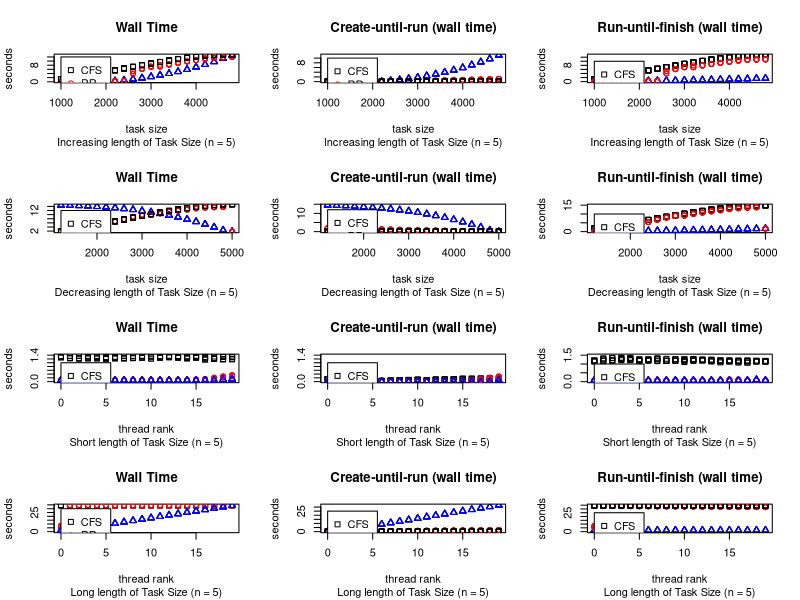

This chart was generated by the following R code:
# Data Eval for OS Assignment 2

library(dplyr)

# Load per-thread data
setwd("~/git/os_assignment_2/data_eval/")
per_thread <- read.table('data.txt', sep=" ", stringsAsFactors = FALSE )
header<-c("scheduler", "load_type", "sort_size", "thread_rank", "cpu_time", "wall_time", "wall_create_to_run", "run_to_finish")
colnames(per_thread)<-header
attach(per_thread)

par(mfcol=c(4,3))

## Plotting
## Wall Time
other_inc <- filter(per_thread, scheduler == "sched_other", load_type == "incr")
rr_inc <- filter(per_thread, scheduler == "sched_rr", load_type == "incr")
fifo_inc <- filter(per_thread, scheduler == "sched_fifo", load_type == "incr")
plot(fifo_inc[,3], fifo_inc[,6], col="blue", main="Wall Time", sub="Increasing length of Task Size (n = 5)",xlab="task size", ylab="seconds", pch=2)
points(rr_inc[,3], rr_inc[,6], col="red", pch=1)
points(other_inc[,3], other_inc[,6], col="black", pch=0)
legend(1000,12,c("CFS", "RR", "FIFO"), col=c("black", "red", "blue"), pch=c(0,1,2))

other_inc <- filter(per_thread, scheduler == "sched_other", load_type == "decr")
rr_inc <- filter(per_thread, scheduler == "sched_rr", load_type == "decr")
fifo_inc <- filter(per_thread, scheduler == "sched_fifo", load_type == "decr")
plot(fifo_inc[,3], fifo_inc[,6], col="blue", main="Wall Time", sub="Decreasing length of Task Size (n = 5)",xlab="task size", ylab="seconds", pch=2)
points(rr_inc[,3], rr_inc[,6], col="red", pch=1)
points(other_inc[,3], other_inc[,6], col="black", pch=0)
legend(1200,12,c("CFS", "RR", "FIFO"), col=c("black", "red", "blue"), pch=c(0,1,2))

other_inc <- filter(per_thread, scheduler == "sched_other", load_type == "low")
rr_inc <- filter(per_thread, scheduler == "sched_rr", load_type == "low")
fifo_inc <- filter(per_thread, scheduler == "sched_fifo", load_type == "low")
plot(other_inc[,4], other_inc[,6], col="black", ylim = c(0,1.4), main="Wall Time", sub="Short length of Task Size (n = 5)",xlab="thread rank", ylab="seconds", pch=0)
points(rr_inc[,4], rr_inc[,6], col="red", pch=1)
points(fifo_inc[,4], fifo_inc[,6], col="blue", pch=2)
legend(0,1,c("CFS", "RR", "FIFO"), col=c("black", "red", "blue"), pch=c(0,1,2))

other_inc <- filter(per_thread, scheduler == "sched_other", load_type == "high")
rr_inc <- filter(per_thread, scheduler == "sched_rr", load_type == "high")
fifo_inc <- filter(per_thread, scheduler == "sched_fifo", load_type == "high")
plot(other_inc[,4], other_inc[,6], col="black", pch=0, ylim=c(0,34.60), main="Wall Time", sub="Long length of Task Size (n = 5)",xlab="thread rank", ylab="seconds")
points(rr_inc[,4], rr_inc[,6], col="red", pch=1)
points(fifo_inc[,4], fifo_inc[,6], col="blue", pch=2)
legend(0,30,c("CFS", "RR", "FIFO"), col=c("black", "red", "blue"), pch=c(0,1,2))




## Plotting
## wall create to run
other_inc <- filter(per_thread, scheduler == "sched_other", load_type == "incr")
rr_inc <- filter(per_thread, scheduler == "sched_rr", load_type == "incr")
fifo_inc <- filter(per_thread, scheduler == "sched_fifo", load_type == "incr")
plot(fifo_inc[,3], fifo_inc[,7], col="blue", pch=2, main="Create-until-run (wall time)", sub="Increasing length of Task Size (n = 5)",xlab="task size", ylab="seconds")
points(rr_inc[,3], rr_inc[,7], col="red", pch=1)
points(other_inc[,3], other_inc[,7], col="black", pch=0)
legend(1000,10,c("CFS", "RR", "FIFO"), col=c("black", "red", "blue"), pch=c(0,1,2))

other_inc <- filter(per_thread, scheduler == "sched_other", load_type == "decr")
rr_inc <- filter(per_thread, scheduler == "sched_rr", load_type == "decr")
fifo_inc <- filter(per_thread, scheduler == "sched_fifo", load_type == "decr")
plot(fifo_inc[,3], fifo_inc[,7], col="blue", pch=2, main="Create-until-run (wall time)", sub="Decreasing length of Task Size (n = 5)",xlab="task size", ylab="seconds")
points(rr_inc[,3], rr_inc[,7], col="red", pch=1)
points(other_inc[,3], other_inc[,7], col="black",pch=0)
legend(1200,12,c("CFS", "RR", "FIFO"), col=c("black", "red", "blue"), pch=c(0,1,2))

other_inc <- filter(per_thread, scheduler == "sched_other", load_type == "low")
rr_inc <- filter(per_thread, scheduler == "sched_rr", load_type == "low")
fifo_inc <- filter(per_thread, scheduler == "sched_fifo", load_type == "low")
plot(other_inc[,4], other_inc[,7], col="black", pch=0, ylim = c(0,1.4), main="Create-until-run (wall time)", sub="Short length of Task Size (n = 5)",xlab="thread rank", ylab="seconds")
points(rr_inc[,4], rr_inc[,7], col="red", pch=1)
points(fifo_inc[,4], fifo_inc[,7], col="blue", pch=2)
legend(0,1,c("CFS", "RR", "FIFO"), col=c("black", "red", "blue"), pch=c(0,1,2))

other_inc <- filter(per_thread, scheduler == "sched_other", load_type == "high")
rr_inc <- filter(per_thread, scheduler == "sched_rr", load_type == "high")
fifo_inc <- filter(per_thread, scheduler == "sched_fifo", load_type == "high")
plot(fifo_inc[,4], fifo_inc[,7], col="blue", pch=2, main="Create-until-run (wall time)", sub="Long length of Task Size (n = 5)",xlab="thread rank", ylab="seconds")
points(rr_inc[,4], rr_inc[,7], col="red", pch=1)
points(other_inc[,4], other_inc[,7], col="black", pch=0)
legend(0,25,c("CFS", "RR", "FIFO"), col=c("black", "red", "blue"), pch=c(0,1,2))





## Plotting
## wall run to finish
other_inc <- filter(per_thread, scheduler == "sched_other", load_type == "incr")
rr_inc <- filter(per_thread, scheduler == "sched_rr", load_type == "incr")
fifo_inc <- filter(per_thread, scheduler == "sched_fifo", load_type == "incr")
plot(other_inc[,3], other_inc[,8], col="black", pch=0, ylim=c(0,13),main="Run-until-finish (wall time)", sub="Increasing length of Task Size (n = 5)",xlab="task size", ylab="seconds")
points(fifo_inc[,3], fifo_inc[,8], col="blue", pch=2)
points(rr_inc[,3], rr_inc[,8], col="red", pch=1)
legend(1000,10,c("CFS", "RR", "FIFO"), col=c("black", "red", "blue"), pch=c(0,1,2))


other_inc <- filter(per_thread, scheduler == "sched_other", load_type == "decr")
rr_inc <- filter(per_thread, scheduler == "sched_rr", load_type == "decr")
fifo_inc <- filter(per_thread, scheduler == "sched_fifo", load_type == "decr")
plot(other_inc[,3], other_inc[,8], ylim=c(0,15), col="black", pch=0, main="Run-until-finish (wall time)", sub="Decreasing length of Task Size (n = 5)",xlab="task size", ylab="seconds")
points(fifo_inc[,3], fifo_inc[,8], col="blue", pch=2)
points(rr_inc[,3], rr_inc[,8], col="red", pch=1)
legend(1200,10,c("CFS", "RR", "FIFO"), col=c("black", "red", "blue"), pch=c(0,1,2))


other_inc <- filter(per_thread, scheduler == "sched_other", load_type == "low")
rr_inc <- filter(per_thread, scheduler == "sched_rr", load_type == "low")
fifo_inc <- filter(per_thread, scheduler == "sched_fifo", load_type == "low")
plot(other_inc[,4], other_inc[,8], col="black", pch=0, ylim = c(0,1.5), main="Run-until-finish (wall time)", sub="Short length of Task Size (n = 5)",xlab="thread rank", ylab="seconds")
points(rr_inc[,4], rr_inc[,8], col="red", pch=1)
points(fifo_inc[,4], fifo_inc[,8], col="blue", pch=2)
legend(0,1,c("CFS", "RR", "FIFO"), col=c("black", "red", "blue"), pch=c(0,1,2))

other_inc <- filter(per_thread, scheduler == "sched_other", load_type == "high")
rr_inc <- filter(per_thread, scheduler == "sched_rr", load_type == "high")
fifo_inc <- filter(per_thread, scheduler == "sched_fifo", load_type == "high")
plot(fifo_inc[,4], fifo_inc[,8], col="blue", pch=2, ylim=c(0,35), main="Run-until-finish (wall time)", sub="Long length of Task Size (n = 5)",xlab="thread rank", ylab="seconds")
points(rr_inc[,4], rr_inc[,8], col="red", pch=1)
points(other_inc[,4], other_inc[,8], col="black", pch=0)
legend(0,25,c("CFS", "RR", "FIFO"), col=c("black", "red", "blue"), pch=c(0,1,2))




#######

by_rank<-group_by(other_inc, thread_rank)
summarize(by_rank, sd(cpu_time), sd(wall_time), sd(wall_create_to_run), sd(run_to_finish))
summarize(by_rank, mean(cpu_time), mean(wall_time), mean(wall_create_to_run), mean(run_to_finish))
summarize(by_rank, 'RSD cpu time' = 100/mean(cpu_time)*sd(cpu_time), 
          'RSD wall time' = 100/mean(wall_time)*sd(wall_time), 
          'RSD create to run' = 100/mean(wall_create_to_run)*sd(wall_create_to_run), 
          'RSD run to finish' = 100/mean(run_to_finish)*sd(run_to_finish))

rr_inc <- filter(per_thread, scheduler == "sched_rr", load_type == "incr")
by_rank<-group_by(rr_inc, thread_rank)
summarize(by_rank, sd(cpu_time), sd(wall_time), sd(wall_create_to_run), sd(run_to_finish))
summarize(by_rank, mean(cpu_time), mean(wall_time), mean(wall_create_to_run), mean(run_to_finish))
summarize(by_rank, 'RSD cpu time' = 100/mean(cpu_time)*sd(cpu_time), 
          'RSD wall time' = 100/mean(wall_time)*sd(wall_time), 
          'RSD create to run' = 100/mean(wall_create_to_run)*sd(wall_create_to_run), 
          'RSD run to finish' = 100/mean(run_to_finish)*sd(run_to_finish))

fifo_inc <- filter(per_thread, scheduler == "sched_fifo", load_type == "incr")
by_rank<-group_by(rr_inc, thread_rank)
summarize(by_rank, sd(cpu_time), sd(wall_time), sd(wall_create_to_run), sd(run_to_finish))
summarize(by_rank, mean(cpu_time), mean(wall_time), mean(wall_create_to_run), mean(run_to_finish))
summarize(by_rank, 'RSD cpu time' = 100/mean(cpu_time)*sd(cpu_time), 
          'RSD wall time' = 100/mean(wall_time)*sd(wall_time), 
          'RSD create to run' = 100/mean(wall_create_to_run)*sd(wall_create_to_run), 
          'RSD run to finish' = 100/mean(run_to_finish)*sd(run_to_finish))



other <- filter(per_thread, scheduler == "sched_other")
by_load_type<-group_by(other, load_type)
summarize(by_load_type, "mean cpu time" = round(mean(cpu_time),2), "mean wall time" = round(mean(wall_time), 2), "mean create-to-run" = round(mean(wall_create_to_run),2), "mean run-to-finish" = round(mean(run_to_finish),2))

rr <- filter(per_thread, scheduler == "sched_rr")
by_load_type<-group_by(rr, load_type)
summarize(by_load_type, "mean cpu time" = round(mean(cpu_time),2), "mean wall time" = round(mean(wall_time), 2), "mean create-to-run" = round(mean(wall_create_to_run),2), "mean run-to-finish" = round(mean(run_to_finish),2))

fifo <- filter(per_thread, scheduler == "sched_fifo")
by_load_type<-group_by(fifo, load_type)
summarize(by_load_type, "mean cpu time" = round(mean(cpu_time),2), "mean wall time" = round(mean(wall_time), 2), "mean create-to-run" = round(mean(wall_create_to_run),2), "mean run-to-finish" = round(mean(run_to_finish),2))




other <- filter(per_thread, scheduler == "sched_other")
by_load_type<-group_by(other, load_type)
summarize(by_load_type, "range cpu-time (s)" = round(range(cpu_time)[2]-range(cpu_time)[1], 2), "range wall time (s)" = round(range(wall_time)[2] - range(wall_time)[1], 2), "range create-to-run (s)" = round(range(wall_create_to_run)[2] -  range(wall_create_to_run)[1], 2), "range run-to-finish" = round(range(run_to_finish)[2] - range(run_to_finish)[1], 2))

other <- filter(per_thread, scheduler == "sched_rr")
by_load_type<-group_by(other, load_type)
summarize(by_load_type, "range cpu-time (s)" = round(range(cpu_time)[2]-range(cpu_time)[1], 2), "range wall time (s)" = round(range(wall_time)[2] - range(wall_time)[1], 2), "range create-to-run (s)" = round(range(wall_create_to_run)[2] -  range(wall_create_to_run)[1], 2), "range run-to-finish" = round(range(run_to_finish)[2] - range(run_to_finish)[1], 2))

other <- filter(per_thread, scheduler == "sched_fifo")
by_load_type<-group_by(other, load_type)
summarize(by_load_type, "range cpu-time (s)" = round(range(cpu_time)[2]-range(cpu_time)[1], 2), "range wall time (s)" = round(range(wall_time)[2] - range(wall_time)[1], 2), "range create-to-run (s)" = round(range(wall_create_to_run)[2] -  range(wall_create_to_run)[1], 2), "range run-to-finish" = round(range(run_to_finish)[2] - range(run_to_finish)[1], 2))







# Load per run data
setwd("~/git/os_assignment_2/data_eval/")
per_run <- read.table('total_time.txt', sep=" ", stringsAsFactors = FALSE )
header<-c("scheduler", "load_type", "total_time")
colnames(per_run)<-header
attach(per_run)


other <- filter(per_run, scheduler == "sched_other")
by_load_type<-group_by(other, load_type)
summarize(by_load_type,"Per run" = round(mean(total_time),2))

rr <- filter(per_run, scheduler == "sched_rr")
by_load_type<-group_by(rr, load_type)
summarize(by_load_type,"Per run" = round(mean(total_time),2))

fifo <- filter(per_run, scheduler == "sched_fifo")
by_load_type<-group_by(fifo, load_type)
summarize(by_load_type,"Per run" = round(mean(total_time),2))


# RSD total time
other <- filter(per_run, scheduler == "sched_other")
by_load_type<-group_by(other, load_type)
summarize(by_load_type,"Per run" = round(100/mean(total_time)*sd(total_time),2))

rr <- filter(per_run, scheduler == "sched_rr")
by_load_type<-group_by(rr, load_type)
summarize(by_load_type,"Per run" = round(100/mean(total_time)*sd(total_time),2))

fifo <- filter(per_run, scheduler == "sched_fifo")
by_load_type<-group_by(fifo, load_type)
summarize(by_load_type,"Per run" = round(100/mean(total_time)*sd(total_time),2))
